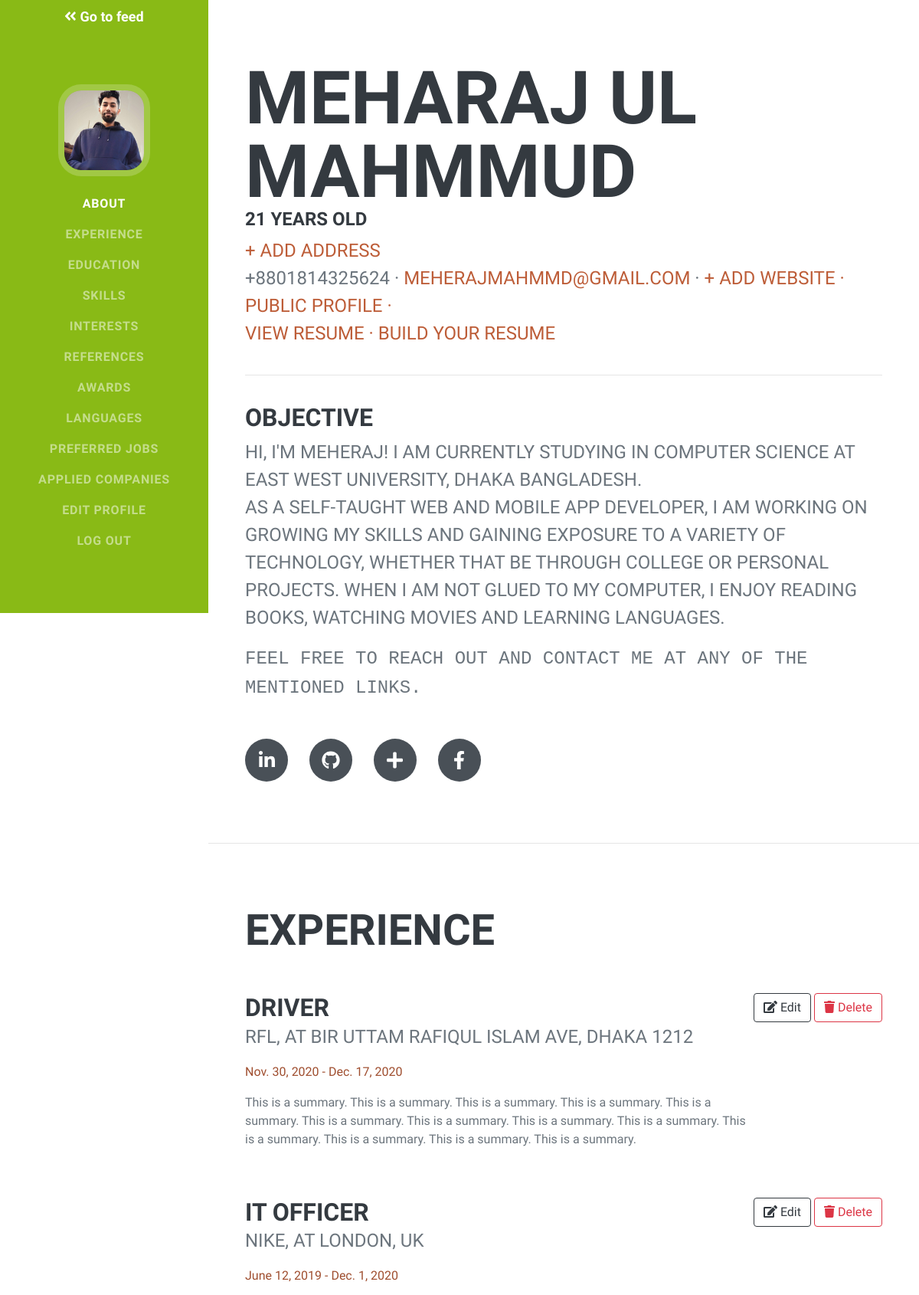
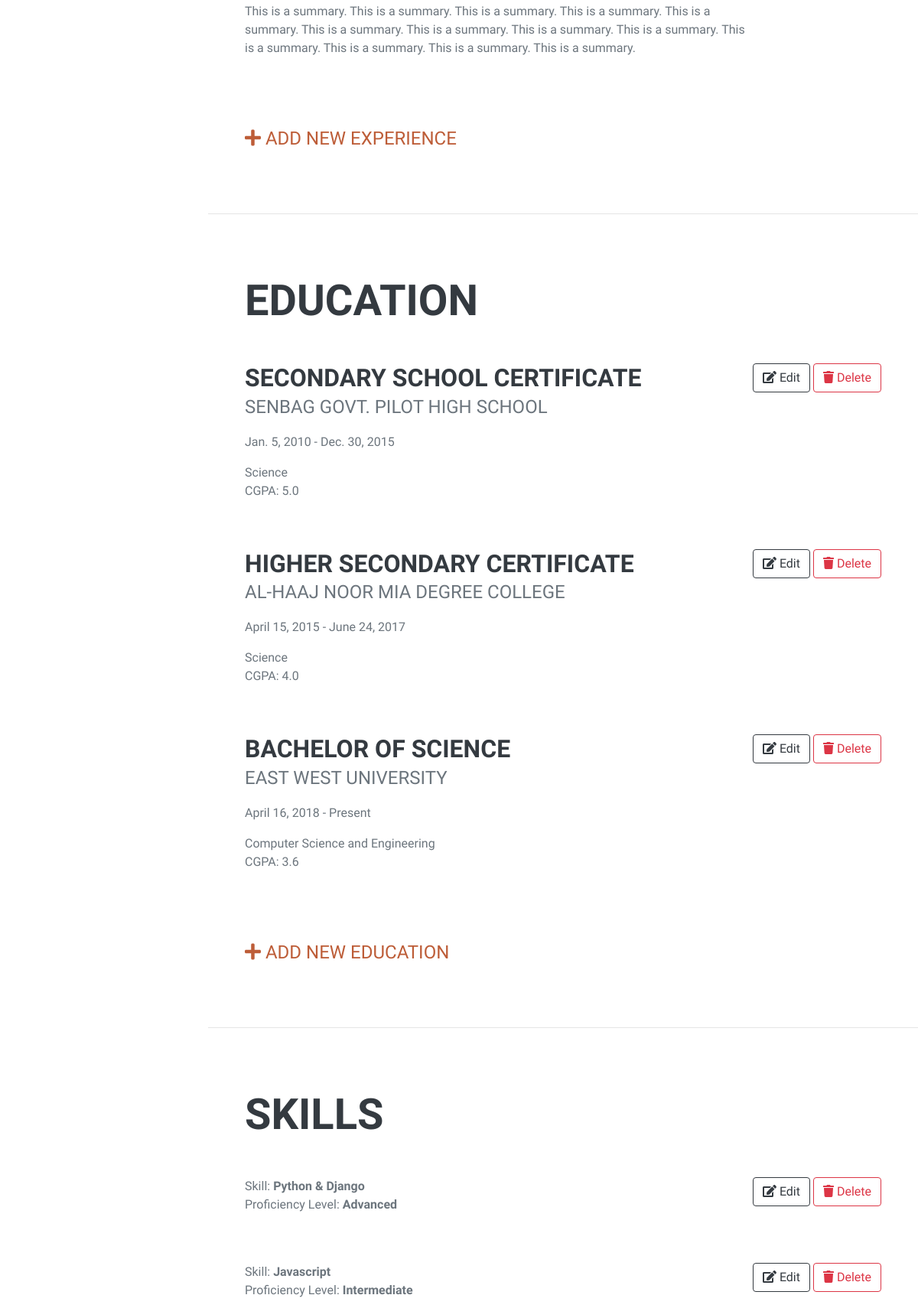
Page /applicant/applicant-profile/6/ (signed in, upper part) on the committed database (2 pictures, top to bottom).
### user/models.py (models this page shows, shortened)
class User(AbstractBaseUser):
    email = models.EmailField(max_length=255, unique=True)
    name = models.CharField(max_length=255)
    date_joined = models.DateTimeField(auto_now_add=True)
    is_applicant = models.BooleanField(default=False)
    is_company = models.BooleanField(default=False)
    is_active = models.BooleanField(default=True)
    is_staff = models.BooleanField(default=False)
    is_admin = models.BooleanField(default=False)
    USERNAME_FIELD = 'email'
    REQUIRED_FIELDS = ['name']  # Email & Password are required by default.
    objects = MyUserManager()

class ApplicantProfileModel(models.Model):
    GENDER_CHOICES = [
        ('Male', 'Male'),
        ('Female', 'Female'),
    ]
    user = models.OneToOneField(User, null=True, on_delete=models.CASCADE)
    image = models.ImageField(null=True, blank=True)
    bio = RichTextField(null=True, blank=True)
    address = models.TextField(max_length=255, null=True, blank=True)
    birth_date = models.DateField(null=True, blank=True)
    phone = models.CharField(max_length=255, null=True, blank=True)
    website = models.CharField(max_length=255, null=True, blank=True)
    gender = models.CharField(max_length=255, choices=GENDER_CHOICES, null=True, blank=True)
    interest = RichTextField(null=True, blank=True)
    linkedin = models.CharField(max_length=255, null=True, blank=True)
    github = models.CharField(max_length=255, null=True, blank=True)
    twitter = models.CharField(max_length=255, null=True, blank=True)
    facebook = models.CharField(max_length=255, null=True, blank=True)
    resume = models.FileField(null=True, blank=True)
    totalViewCount = models.IntegerField(null=True, blank=True, default=0)

class WorkExperienceModel(models.Model):
    JOB_TYPE_CHOICES = [
        ('Full Time', 'Full Time'),
        ('Part Time', 'Part Time'),
        ('Intern', 'Intern'),
    ]
    user = models.ForeignKey(User, null=True, on_delete=models.CASCADE)
    job_title = models.CharField(max_length=255, null=True, blank=True)
    job_type = models.CharField(max_length=30, choices=JOB_TYPE_CHOICES, null=True, blank=True)
    job_desc = RichTextField(null=True, blank=True)
    company = models.CharField(max_length=255, default="nazia")
    location = models.CharField(max_length=255, null=True, blank=True)
    started = models.DateField(null=True, blank=True)
    left = models.DateField(null=True, blank=True)

class EducationModel(models.Model):
    user = models.ForeignKey(User, null=True, on_delete=models.CASCADE)
    school = models.CharField(max_length=255, null=True, blank=True)
    degree = models.CharField(max_length=255, null=True, blank=True)
    department = models.CharField(max_length=255, null=True, blank=True)
    started = models.DateField(null=True, blank=True)
    end = models.DateField(null=True, blank=True)
    cgpa = models.FloatField(max_length=255, null=True, blank=True)

class SkillSetModel(models.Model):
    SKILL_PROFICIENCY = [
        ('Beginner', 'Beginner'),
        ('Intermediate', 'Intermediate'),
        ('Advanced', 'Advanced'),
        ('Pro', 'Pro'),
    ]
    user = models.ForeignKey(User, null=True, on_delete=models.CASCADE)
    skill_title = models.CharField(max_length=255, null=True, blank=True)
    proficiency = models.CharField(max_length=255, choices=SKILL_PROFICIENCY, null=True, blank=True)

### user/decorators.py (the view)
        def wrapper_func(request, *args, **kwargs):
            if request.user.is_admin or request.user.is_applicant:
                return view_func(request, *args, **kwargs)
            else:
                return HttpResponse("You are not authorized to view this page")

### user/utils.py (called while the page is built)
def extractFirstName(name):
    first_name = name.split(' ')
    return first_name[0]

def calculate_age(born):
    today = date.today()
    return today.year - born.year - ((today.month, today.day) < (born.month, born.day))

### user/templates/user/applicant/applicant-profile.html (shortened to what this page needs)
<!DOCTYPE html>
{% load static %}
<html lang="en">
<head>
    <link href="{% static 'assets/applicant/css/styles.css' %}" rel="stylesheet"/>
</head>
<body id="page-top">
<nav class="navbar navbar-expand-lg navbar-dark bg-success fixed-top" id="sideNav">
    <a href="{% url 'applicant-feed' %}" style="font-size: large; color: white"><i
            class="fa fa-angle-double-left"></i><b> Go to feed</b></a>
    <a class="navbar-brand js-scroll-trigger" href="{% url 'applicant-edit-profile' %}">
        {% if user.applicantprofilemodel.image %}
        <span class="d-none d-lg-block">
            <img alt=""
                 class="img-fluid img-profile rounded-circle mx-auto mb-2"
                 src="{{request.user.applicantprofilemodel.image.url}}"/>
        </span>
        {% else %}
        <span class="d-none d-lg-block">
            <img alt=""
                 class="img-fluid img-profile rounded-circle mx-auto mb-2"
                 src="{% static 'assets\images\placeholder.png' %}"/>
        </span>
        {% endif %}
    </a>
    <div class="collapse navbar-collapse" id="navbarSupportedContent">
        <ul class="navbar-nav">
            <li class="nav-item"><a class="nav-link js-scroll-trigger" href="#about">About</a></li>
            <li class="nav-item"><a class="nav-link js-scroll-trigger" href="#experience">Experience</a></li>
            <li class="nav-item"><a class="nav-link js-scroll-trigger" href="#education">Education</a></li>
            <li class="nav-item"><a class="nav-link js-scroll-trigger" href="#skills">Skills</a></li>
            <li class="nav-item"><a class="nav-link js-scroll-trigger" href="#interests">Interests</a></li>
            <li class="nav-item"><a class="nav-link js-scroll-trigger" href="#references">References</a></li>
            <li class="nav-item"><a class="nav-link js-scroll-trigger" href="#awards">Awards</a></li>
            <li class="nav-item"><a class="nav-link js-scroll-trigger" href="#languages">Languages</a></li>
            <li class="nav-item"><a class="nav-link js-scroll-trigger" href="#Prefered_Jobs">Preferred Jobs</a></li>
            <li class="nav-item"><a class="nav-link js-scroll-trigger" href="#companyList">Applied Companies</a></li>
            <li class="nav-item"><a class="nav-link js-scroll-trigger" href="{% url 'applicant-edit-profile' %}">Edit
                Profile</a></li>
            <li class="nav-item"><a class="nav-link js-scroll-trigger" href="{% url 'logout' %}">Log Out</a></li>
        </ul>
    </div>
</nav>
<div class="container-fluid p-0">
    <section class="resume-section" id="about">
        <div class="resume-section-content">
            <h1 class="mb-0">
                {{request.user.name}}
            </h1>
            {% if age is not None %}
            <h4>{{ age }} years old</h4>
            {% endif %}
            <div class="subheading mb-5">
                {% if user.applicantprofilemodel.address %}
                {{user.applicantprofilemodel.address}}
                {% else %}
                <a href="{% url 'applicant-edit-profile' %}">+ Add Address</a>
                {% endif %}
                <br>
                {% if user.applicantprofilemodel.phone %}
                {{user.applicantprofilemodel.phone}} ·
                {% else %}
                <a href="{% url 'applicant-edit-profile' %}">+ Add Phone Number ·</a>
                {% endif %}
                {% if user.email %}
                <a href="mailto:{{request.user.email}}">{{user.email}}</a> ·
                {% else %}
                <a href="{% url 'applicant-edit-profile' %}">+ Add Email Address
                    ·</a>
                {% endif %}
                {% if user.applicantprofilemodel.website %}
                <a href="https://{{user.applicantprofilemodel.website}}" target="_blank">Portfolio</a> ·
                {% else %}
                <a href="{% url 'applicant-edit-profile' %}">+ Add Website ·</a>
                {% endif %}
                <a href="{% url 'applicant-public-profile' user.id %}"> Public Profile ·</a>
                <br/>
                {% if user.applicantprofilemodel.resume %}
                <a href="{{ resume_link|safe }}" target="_blank">View Resume ·</a>
                {% else %}
                <a href="{% url 'applicant-add-resume' %}">+ Upload Resume ·</a>
                {% endif %}
                <a href="{% url 'pdf-view' %}" target="_blank">Build Your Resume</a>
                <br><br>
                <hr class="m-0"/>
                <br>
                {% if user.applicantprofilemodel.bio %}
                <h3>Objective</h3>
                {{user.applicantprofilemodel.bio|safe}}
                {% else %}
                <a href="{% url 'applicant-edit-profile' %}">+ Add Objective</a>
                {% endif %}
            </div>
            <div class="social-icons">
                {% if user.applicantprofilemodel.linkedin %}
                <a class="social-icon" href="https://{{user.applicantprofilemodel.linkedin}}" target="_blank"><i
                        class="fab fa-linkedin-in"></i></a>
                {% else %}
                <a class="social-icon" href="{% url 'applicant-add-social' %}"><i class="fa fa-plus"></i></a>
                {% endif %}
                {% if user.applicantprofilemodel.github %}
                <a class="social-icon" href="https://{{user.applicantprofilemodel.github}}" target="_blank"><i
                        class="fab fa-github"></i></a>
                {% else %}
                <a class="social-icon" href="{% url 'applicant-add-social' %}"><i class="fa fa-plus"></i></a>
                {% endif %}
                {% if user.applicantprofilemodel.twitter %}
                <a class="social-icon" href="https://{{user.applicantprofilemodel.twitter}}" target="_blank"><i
                        class="fab fa-twitter"></i></a>
                {% else %}
                <a class="social-icon" href="{% url 'applicant-add-social' %}"><i class="fa fa-plus"></i></a>
                {% endif %}
                {% if user.applicantprofilemodel.facebook %}
                <a class="social-icon" href="https://{{user.applicantprofilemodel.facebook}}" target="_blank"><i
                        class="fab fa-facebook-f"></i></a>
                {% else %}
                <a class="social-icon" href="{% url 'applicant-add-social' %}"><i class="fa fa-plus"></i></a>
                {% endif %}
            </div>
        </div>
    </section>
    <hr class="m-0"/>
    <section class="resume-section" id="experience">
        <div class="resume-section-content">
            <h2 class="mb-5">Experience</h2>
            {% for experience in work_experience %}
            <div class="d-flex flex-column flex-md-row justify-content-between mb-5">
                <div class="flex-grow-1">
                    <h3 class="mb-0">{{experience.job_title}}</h3>
                    <div class="subheading mb-3">{{experience.company}}, at {{experience.location}}</div>
                    {% if experience.left is None %}
                    <p style="color: #9f4e2f">{{experience.started}} - Present</p>
                    {% else %}
                    <p style="color: #9f4e2f">{{experience.started}} - {{experience.left}}</p>
                    {% endif %}
                    {{experience.job_desc|safe}}
                </div>
                <div class="flex-shrink-0">
                    <a class="btn btn-outline-dark" href="{% url 'edit-experience' experience.id %}">
                        <i class="fa fa-edit"></i> Edit</a>
                    <a class="btn btn-outline-danger" href="{% url 'delete-experience' experience.id %}">
                        <i class="fa fa-trash"></i> Delete</a>
                </div>
            </div>
            {% endfor%}
            <br>
            <div class="subheading">
                <a href="{% url 'add-experience' %}"><i class="fa fa-plus"></i> Add New Experience</a>
            </div>
        </div>
    </section>
    <hr class="m-0"/>
    <section class="resume-section" id="education">
        <div class="resume-section-content">
            <h2 class="mb-5">Education</h2>
            {% for education in educations %}
            <div class="d-flex flex-column flex-md-row justify-content-between mb-5">
                <div class="flex-grow-1">
                    <h3 class="mb-0">{{education.degree}}</h3>
                    <div class="subheading mb-3">{{education.school}}</div>
                    <p>{{education.started}} - {% if education.end %}
                        {{education.end}}
                        {% else %}
                        Present
                        {% endif %} </p>
                    <div>{{education.department}}</div>
                    <p>CGPA: {{education.cgpa}}</p>
                </div>
                <div class="flex-shrink-0">
                    <a class="btn btn-outline-dark" href="{% url 'edit-education' education.id %}">
                        <i class="fa fa-edit"></i> Edit</a>
                    <a class="btn btn-outline-danger" href="{% url 'delete-education' education.id %}">
                        <i class="fa fa-trash"></i> Delete</a>
                </div>
            </div>
            {% endfor%}
            <br>
            <div class="subheading">
                <a href="{% url 'add-education' %}">
                    <i class="fa fa-plus"></i> Add New Education</a>
            </div>
        </div>
    </section>
    <hr class="m-0"/>
    <section class="resume-section" id="skills">
        <div class="resume-section-content">
            <h2 class="mb-5">Skills</h2>
            {% for skill in skill_set %}
            <div class="d-flex flex-column flex-md-row justify-content-between mb-5">
                <div class="flex-grow-1">
                    <div>Skill: <b>{{skill.skill_title}}</b></div>
                    <p>Proficiency Level: <b>{{skill.proficiency}}</b></p>
                </div>
                <div class="flex-shrink-0">
                    <a class="btn btn-outline-dark" href="{% url 'edit-skill' skill.id %}"><i class="fa fa-edit"></i>
                        Edit</a>
                    <a class="btn btn-outline-danger" href="{% url 'delete-skill' skill.id %}"><i
                            class="fa fa-trash"></i>
                        Delete</a>
                </div>
            </div>
            {% endfor%}
            <br>
        </div>
    </section>
</div>
</body>
</html>

### rows in the picture
User: user.applicantprofilemodel.image (picture), user.name "MEHARAJ UL MAHMMUD", applicantprofilemodel.phone "+8801814325624", email "MEHERAJMAHMMD@GMAIL.COM", applicantprofilemodel.bio "HI, I'M MEHERAJ! I AM CURRENTLY STUDYING IN COMPUTER SCIENCE AT EAST WEST UNIVERSITY, DHAKA BANGLADESH. AS A SELF-TAUGHT WEB AND MOBILE APP DEVELOPER, I AM WORKING ON GROWING MY SKILLS AND GAINING EXPOSURE TO A VARIETY OF TECHNOLOGY, WHETHER THAT BE THROUGH COLLEGE OR PERSONAL PROJECTS. WHEN I AM NOT GLUED TO MY COMPUTER, I ENJOY READING BOOKS, WATCHING MOVIES AND LEARNING LANGUAGES. FEEL FREE TO REACH OUT AND CONTACT ME AT ANY OF THE MENTIONED LINKS."
WorkExperienceModel: job_title "DRIVER", company "RFL", location "BIR UTTAM RAFIQUL ISLAM AVE, DHAKA 1212", started "Nov. 30, 2020", left "Dec. 17, 2020", job_desc "This is a summary. This is a summary. This is a summary. This is a summary. This is a summary. This is a summary. This is a summary. This is a summary. This is a summary. This is a summary. This is a summary. This is a summary. This is a summary."
WorkExperienceModel: job_title "IT OFFICER", company "NIKE", location "LONDON, UK", started "June 12, 2019", left "Dec. 1, 2020", job_desc "This is a summary. This is a summary. This is a summary. This is a summary. This is a summary. This is a summary. This is a summary. This is a summary. This is a summary. This is a summary. This is a summary. This is a summary. This is a summary."
EducationModel: degree "SECONDARY SCHOOL CERTIFICATE", school "SENBAG GOVT. PILOT HIGH SCHOOL", started "Jan. 5, 2010", end "Dec. 30, 2015", department "Science", cgpa "5.0"
EducationModel: degree "HIGHER SECONDARY CERTIFICATE", school "AL-HAAJ NOOR MIA DEGREE COLLEGE", started "April 15, 2015", end "June 24, 2017", department "Science", cgpa "4.0"
EducationModel: degree "BACHELOR OF SCIENCE", school "EAST WEST UNIVERSITY", started "April 16, 2018", shows "Present", department "Computer Science and Engineering", cgpa "3.6"
SkillSetModel: skill_title "Python & Django", proficiency "Advanced"
SkillSetModel: skill_title "Javascript", proficiency "Intermediate"

### other values in the picture
{{ age }} "21"
